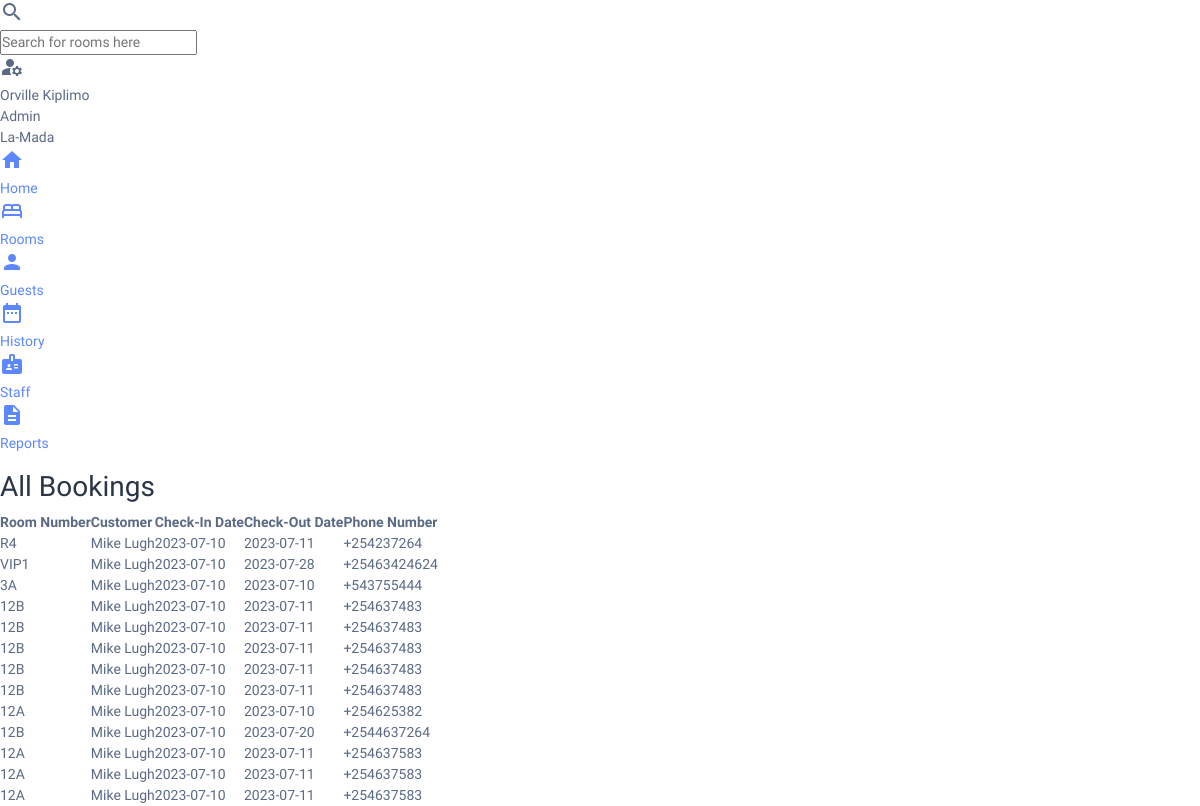
Page /history (signed in) on the earlier database version.
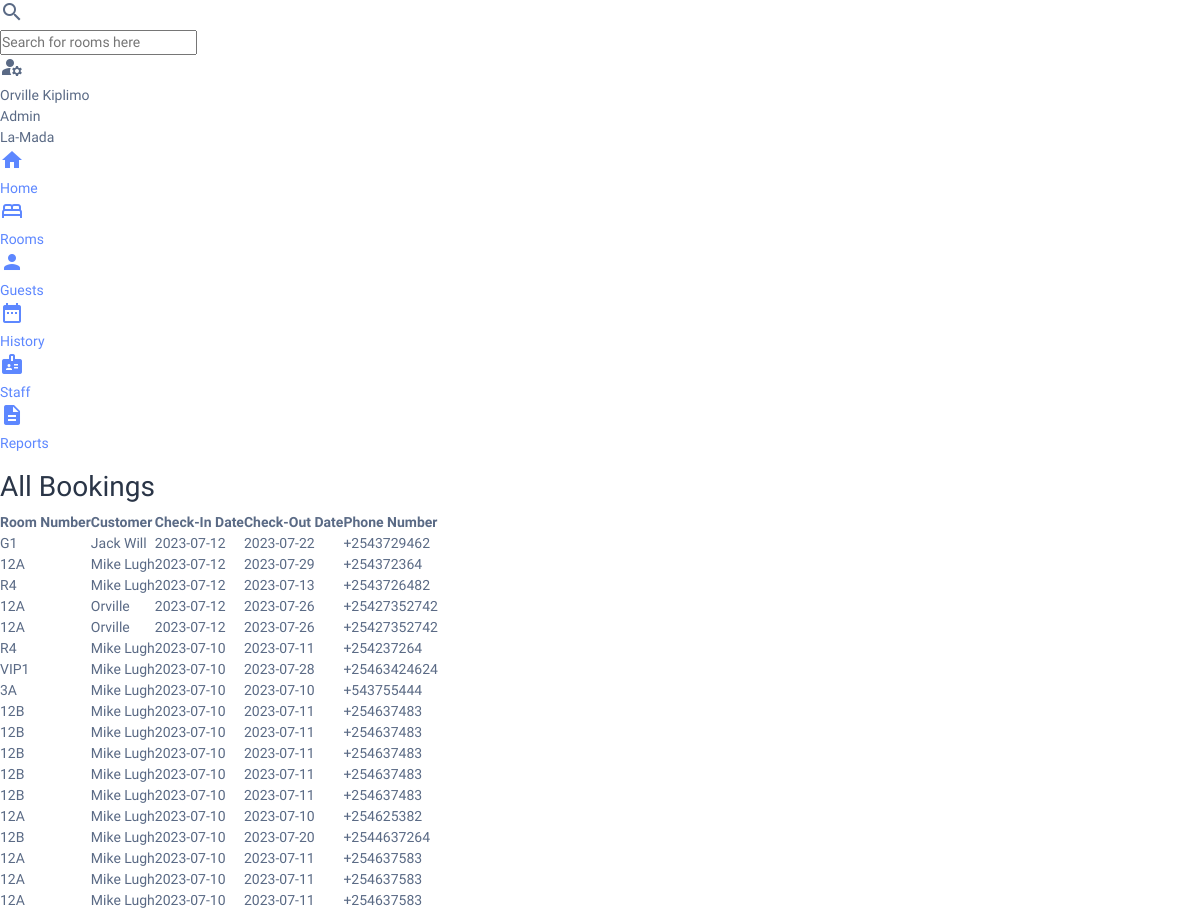
Same page on the later database version.
### tables this page shows
CREATE TABLE 'users' (
    'id' INTEGER PRIMARY KEY AUTOINCREMENT,
    'email' VARCHAR(50) NOT NULL,
    'first_name' CHAR(50),
    'last_name' CHAR(50),
    'role' CHAR(50),
    'password' VARCHAR
);

CREATE TABLE 'bookings'(
    'id' INTEGER PRIMARY KEY AUTOINCREMENT,
    'customer_phone' VARCHAR (12) NOT NULL,
    'customer_name' VARCHAR (50) NOT NULL,
    'room_number' CHAR(30) NOT NULL,
    'room_type' CHAR(30) NOT NULL,
    'check_in' DATE NOT NULL,
    'check_out' DATE NOT NULL,
    'amount_paid' INTEGER NOUT NULL
);

### app.py (the view)
@app.route("/history")
@login_required
def booking_history():
    rows = db.execute("SELECT * FROM bookings")
    rows.reverse()
    return render_template("history.html", bookings=rows)

### app.py (called while the page is built)
@app.after_request
def after_request(response):
    response.headers["Cache-Control"] = "no-cache, no-store, must-revalidate"
    response.headers["Expires"] = 0
    response.headers["Pragma"] = "no-cache"
    return response

@app.context_processor
def user_details():
    if request.path == "/login":
        return {}
    row = db.execute(
        "SELECT first_name, last_name, role FROM users WHERE id = ?", session["user_id"]
    )
    return dict(user=row[0])

### helpers.py (called while the page is built)
def login_required(f):
    @wraps(f)
    def decorated_function(*args, **kwargs):
        if session.get("user_id") is None:
            return redirect("/login")
        return f(*args, **kwargs)
    return decorated_function

### templates/history.html (shortened to what this page needs)
{% extends "layout.html"%}
{% block body %}
<div class="actions">
    <h2>All Bookings</h2>
</div>
<div class="workspace">
    <table>
        <tr>
            <th>Room Number</th>
            <th>Customer</th>
            <th>Check-In Date</th>
            <th>Check-Out Date</th>
            <th>Phone Number</th>
            {% for booking in bookings%}
        <tr>
            <td>{{(booking.room_number).upper()}}</td>
            <td>{{(booking.customer_name).title()}}</td>
            <td>{{booking.check_in}}</td>
            <td>{{booking.check_out}}</td>
            <td>{{booking.customer_phone}}</td>
        </tr>
        {% endfor %}
    </table>
</div>
{% endblock %}

### templates/layout.html (shortened to what this page needs)
<!DOCTYPE html>
<html lang="en">
<head>
    <link href="/static/styles.css" rel="stylesheet">
</head>
<body id="body">
    <header>
        <div class="search">
            <span class="material-icons md-dark">search</span>
            <form action="">
                <input type="text" placeholder="Search for rooms here">
            </form>
        </div>
        <div class="profile" onclick="logout()">
            <div class="profile-pic">
                <span class="material-icons md-dark">manage_accounts</span>
            </div>
            <div class="profile-data">
                <span id="name">{{ (user.first_name).capitalize() + " "+ (user.last_name).capitalize()
                    }}</span><br>
                <span id="role">{{ (user.role).capitalize()}}</span>
            </div>
        </div>
    </header>
    <nav>
        <div id="logo" class="logo">La-Mada</div>
        <ul>
            <a class="nav-item" href="/">
                <span class="material-icons md-dark">home</span>
                <li>Home</li>
            </a>
            <a class="nav-item" href="/rooms">
                <span class="material-icons md-dark"> bed </span>
                <li>Rooms</li>
            </a>
            <a class="nav-item" href="">
                <span class="material-icons md-dark"> person </span>
                <li>Guests</li>
            </a>
            <a class="nav-item" href="/history">
                <span class="material-icons md-dark"> date_range </span>
                <li>History</li>
            </a>
            <a class="nav-item" href="/staff">
                <span class="material-icons md-dark"> badge </span>
                <li>Staff</li>
            </a>
            <a class="nav-item" href="">
                <span class="material-icons md-dark"> description </span>
                <li>Reports</li>
            </a>
        </ul>
    </nav>
    {% block body%}{% endblock %}
</body>
</html>

Differences in the rows shown:
added bookings: room_number "G1", customer_name "Jack Will", check_in "2023-07-12", check_out "2023-07-22", customer_phone "+2543729462"
added bookings: room_number "12A", customer_name "Mike Lugh", check_in "2023-07-12", check_out "2023-07-29", customer_phone "+254372364"
added bookings: room_number "R4", customer_name "Mike Lugh", check_in "2023-07-12", check_out "2023-07-13", customer_phone "+2543726482"
added bookings: room_number "12A", customer_name "Orville", check_in "2023-07-12", check_out "2023-07-26", customer_phone "+25427352742"
added bookings: room_number "12A", customer_name "Orville", check_in "2023-07-12", check_out "2023-07-26", customer_phone "+25427352742"
